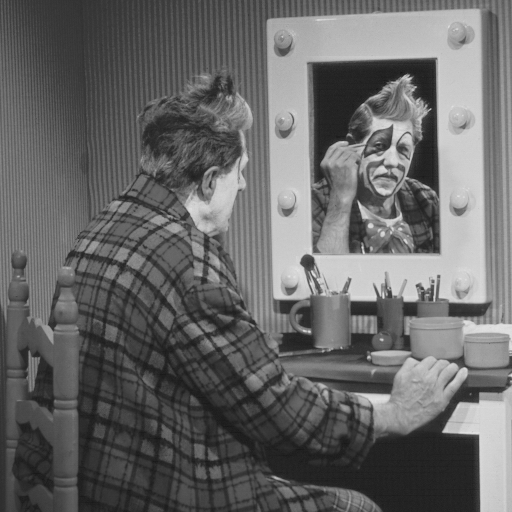
#> input picture Filtrage/Ressources/CLOWN_LUMI.bmp, 512 x 512 px; its folder holds only this picture in this run
$ python ImageRenderer.py
#> lines starting #> are read from the running program, lines starting #| are printed output that depends on the picture
#> in load_images, image is the input picture: PIL image 512x512 L; min 22, max 227, mean 102.8
#| ✅ 1 images chargées avec succès !
#> (printed output is left out)
### Filtrage/Filtre.py
import numpy as np
import matplotlib.pyplot as plt


# ========================================================================== #
#                       TRANSFORMATION MORPHOLOGIQUE                         #
# ========================================================================== #
# [68 lines left out: functions erosion, dilatation, not called in this run]


# ========================================================================== #
#                            DETECTION DES CONTOURS                          #
# ========================================================================== #
def sobel_vertical(image):
    """Applique le filtre de Sobel Vertical"""
    height, width = image.shape

    Gy = np.array([[-1, -2, -1], [0, 0, 0], [1, 2, 1]])

    sobel_y = np.zeros((height, width))

    for i in range(1, height - 1):
        for j in range(1, width - 1):
            region = image[i - 1 : i + 2, j - 1 : j + 2]
            sobel_y[i, j] = np.sum(Gy * region)

    return sobel_y


def sobel_horizontal(image):
    """Applique le filtre de Sobel Horizontal"""
    height, width = image.shape
#> height = 512; width = 512

    Gx = np.array([[-1, 0, 1], [-2, 0, 2], [-1, 0, 1]])

    sobel_x = np.zeros((height, width))

    for i in range(1, height - 1):
        for j in range(1, width - 1):
            region = image[i - 1 : i + 2, j - 1 : j + 2]
            sobel_x[i, j] = np.sum(Gx * region)
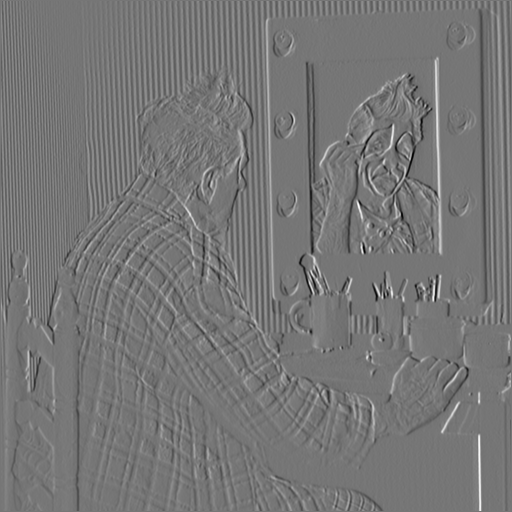
#> sobel_x: shape (512, 512) float64; min -552, max 638, mean 1.1; drawn with min black and max white

    return sobel_x


def sobel_magnitude(image):
    """Calcul la magnitude du gradient à partir des filtres de Sobel."""
    sobel_x = sobel_horizontal(image)
    sobel_y = sobel_vertical(image)
#> after the loop in sobel_vertical, `for i in range(1, height - 1):`:
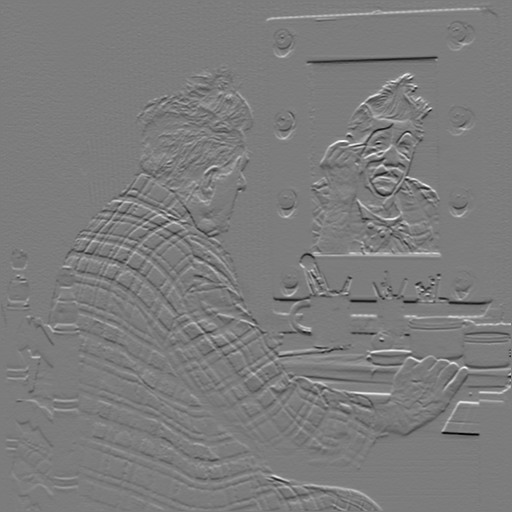
#> sobel_y: shape (512, 512) float64; min -582, max 609, mean -0.3; drawn with min black and max white
    sobel_mag = np.sqrt(sobel_x**2 + sobel_y**2)
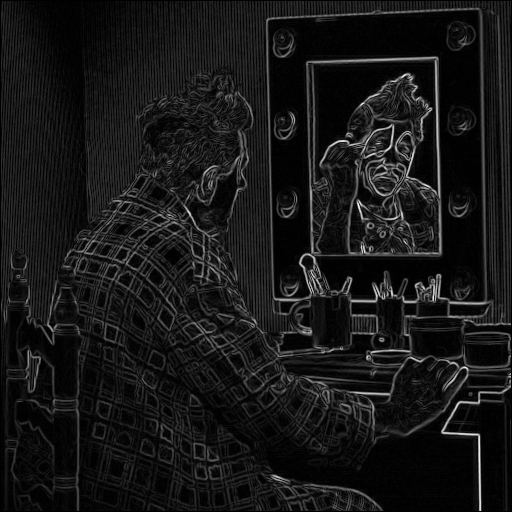
#> sobel_mag: shape (512, 512) float64; min 0, max 654.9, mean 60.1; drawn with min black and max white
    return (sobel_mag / np.max(sobel_mag)) * 255


# [117 lines left out: functions prewitt_horizontal, prewitt_vertical, prewitt_maginitude, laplacian, gaussian_flou, flou_moyen and 2 more, not called in this run]


# ========================================================================== #
#             TRANSFORMATION EN ECHELLE DE GRIS ET SEUILLAGE                 #
# ========================================================================== #
def negatif(image):
    """Inverse les couleurs d'une image."""
    return 255 - image


def seuillage(image, seuil=128):
    """Convertit l'image en noire et blanc celon un seuil"""
    return np.where(image > seuil, 255, 0).astype(np.uint8)

### Filtrage/ImageRenderer.py
# ============================================================
# 🎨 IMAGE RENDERER - Traitement et Filtrage d'Images en Python
# ============================================================
# 📌 Description :
# `ImageRenderer` est une classe Python permettant de :
#   ✅ Charger des images depuis un dossier
#   ✅ Générer des images aléatoires en niveaux de gris ou binaires
#   ✅ Appliquer des **filtres morphologiques et transformations**
#   ✅ Afficher une image unique ou une grille d'images
#   ✅ Gérer une liste de filtres et leur application en séquence
#
# 🛠️ Fonctionnalités principales :
#   - 💾 **Chargement** et conversion d'images (PNG, JPG, BMP, TIFF)
#   - 🎨 **Filtres disponibles** :
#       - `Négatif`, `Sobel`, `Prewitt`, `Laplacian`, `Flou`, `Affinage`, `Dilatation`, `Érosion`, `Seuillage`, etc.
#   - 🔄 **Application de filtres en chaîne**
#   - 📊 **Affichage d’images individuelles ou multiples**
#   - 🛠️ **Ajout facile de nouveaux filtres**
#

# ============================================================
# 🔥 Auteur : GOAREGUER Mael
# 📂 Version : 1.0.3
# ============================================================

import numpy as np
import matplotlib.pyplot as plt
import os
import cv2
from tqdm import tqdm
from PIL import Image
import Filtre as flt


class ImageRenderer:
    def __init__(self, images=None, hauteur=512, largeur=512):
        """
        Classe permettant le traitement d'image et l'application de filtre
        @param images [np.array]: Liste d'image
        @param hauteur [int]: hauteur des images
        @param largeur [int]: largeur des images
        """
        self.largeur = largeur
        self.hauteur = hauteur
        self.images = images
        self.image_names = {}
        self.cmap_color = "gray"
        self.filtres = {}
        self.filtres_actif = []
        # Ici j'ajoute les filtre
        self.add_filter("negatif", flt.negatif)
        self.add_filter("sobel_vertical", flt.sobel_vertical)
        self.add_filter("sobel_horizontal", flt.sobel_horizontal)
        self.add_filter("sobel_magnitude", flt.sobel_magnitude)
        self.add_filter("prewitt_vertical", flt.prewitt_vertical)
        self.add_filter("prewitt_horizontal", flt.prewitt_horizontal)
        self.add_filter("prewitt_magnitude", flt.prewitt_maginitude)
        self.add_filter("laplacian", flt.laplacian)
        self.add_filter("gaussian_flou", flt.gaussian_flou)
        self.add_filter("flou_moyen", flt.flou_moyen)
        self.add_filter("affinage", flt.affinage)
        self.add_filter("relief", flt.relief)
        self.add_filter("seuillage", flt.seuillage)
        self.add_filter("dilatation", flt.dilatation)
        self.add_filter("erosion", flt.erosion)

    def add_filter(self, nom, fct):
        assert callable(fct), "ERREUR: La fonction du filtre doit être appellable"
        self.filtres[nom] = fct

    def call_filter(self, nom, *args, **kwargs):
        assert nom in self.filtres, f"ERREUR : Filtre '{nom}' non trouvé."

        self.filtres_actif.append(nom)

        if isinstance(self.images, list):
            self.images = np.array(self.images)

        print(f"\n🛠️ Application du filtre '{nom}' sur {len(self.images)} images...\n")

        # Barre de progression
        self.images = np.array(
            [
                self.filtres[nom](img, *args, **kwargs)
                for img in tqdm(self.images, desc=f"📸 Filtre '{nom}' en cours")
            ]
        )

        print(f"\n✅ Filtre '{nom}' appliqué avec succès !")

    # [21 lines left out: functions call_filters, generate_images, not called in this run]

    def load_images(self, path, formats=(".png", ".jpg", ".jpeg", ".bmp", ".tiff")):
        path = os.path.join(os.path.dirname(__file__), path)
        assert os.path.exists(path), f"ERREUR : Le dossier '{path}' n'existe pas."

        images = []
        fichiers = [f for f in os.listdir(path) if f.lower().endswith(formats)]

        assert len(fichiers) > 0, f"ERREUR : Aucune image trouvée dans '{path}'."

        print(f"\n📂 Chargement de {len(fichiers)} images depuis '{path}'...\n")

        for fichier in tqdm(fichiers, desc="🔄 Chargement des images"):
            image_path = os.path.join(path, fichier)
            image = Image.open(image_path).convert("L")  # Convertir en niveaux de gris
            image = image.resize((self.largeur, self.hauteur))
            image = np.array(image, dtype=np.uint8)
            images.append(image)
            self.image_names[len(images) - 1] = fichier

        self.images = np.array(images)

        print(f"\n✅ {len(self.images)} images chargées avec succès !")

    # [4 lines left out: function afficherImage, not called in this run]

    def renderImage(self, index):
#> called with index = 0
        assert (
            self.images is not None and len(self.images) > 0
        ), "ERREUR : La liste d'images est vide."

        if isinstance(self.images, list):
            self.images = np.array(self.images)  # Conversion list->np.array

        assert (
            self.images.ndim == 3
        ), "ERREUR : La liste doit être de dimensions (nb_images, hauteur, largeur)."
        assert isinstance(
            self.images, np.ndarray
        ), "ERREUR : La liste doit être de type np.array"
        assert (
            len(self.images) < index or index >= 0
        ), "ERREUR: l'index est en dehors de la liste d'image"

        vmin_value = 0
        vmax_value = (
            1 if self.images[index].max() == 1 else 255
        )  # On adapte celon binaire/gris
#> vmax_value = 255

        plt.imshow(
            self.images[index], cmap=self.cmap_color, vmin=vmin_value, vmax=vmax_value
        )
        plt.title("Image")
        plt.axis("off")
        plt.show()

    # [44 lines left out: function renderImages, not called in this run]

    def getImage(self):
        return self.images

    # [6 lines left out: function setImages, not called in this run]

    def getFiltres(self):
        return self.filtres

    # [22 lines left out: function normalize_contrast, not called in this run]

    def __str__(self) -> str:
        nb_images = len(self.images)
#> nb_images = 1
        nb_filtres = len(self.filtres)

        filtres_str = (
            "Aucun filtre ajouté" if nb_filtres == 0 else ", ".join(self.filtres.keys())
        )

        filtres_actif_str = (
            "Aucun filtre appliqué"
            if len(self.filtres_actif) == 0
            else ", ".join(self.filtres_actif)
        )

        return (
            "🖼️ ImageRenderer\n"
            "━━━━━━━━━━━━━━━━━━━━━━━━━━━\n"
            f"📏 => Taille des images : {self.largeur} x {self.hauteur} pixels\n"
            f"📸 => Nombre d'images   : {nb_images}\n"
            f"🎨 => Filtres disponibles : {nb_filtres} filtres\n"
            f"🛠️ => Liste des filtres  : {filtres_str}\n"
            f"🔥 => Filtre appliquer : {filtres_actif_str}\n"
            "━━━━━━━━━━━━━━━━━━━━━━━━━━━"
        )


# J'ai mis ca pour tester quand on execute ce code en mode scrip et pas en mode module

kernel = np.ones((3, 3), dtype=np.uint8)

if __name__ == "__main__":
    imageRenderer = ImageRenderer()
    imageRenderer.load_images("Ressources")
    imageRenderer.call_filter("sobel_magnitude")
    imageRenderer.renderImage(0)
    print(imageRenderer)

$ run again, on Filtrage/Ressources/FRUIT_LUMI.BMP
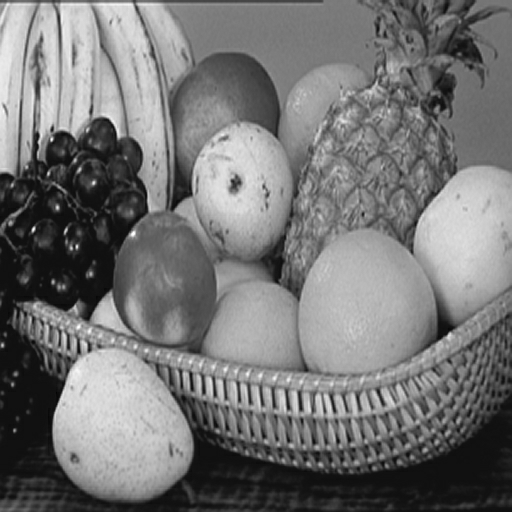
#> input picture Filtrage/Ressources/FRUIT_LUMI.BMP, 512 x 512 px
#> in load_images, image is the input picture: PIL image 512x512 L; min 3, max 255, mean 116.8
#| ✅ 1 images chargées avec succès !
#> (printed output is left out)
#> after the loop in sobel_vertical, `for i in range(1, height - 1):`:
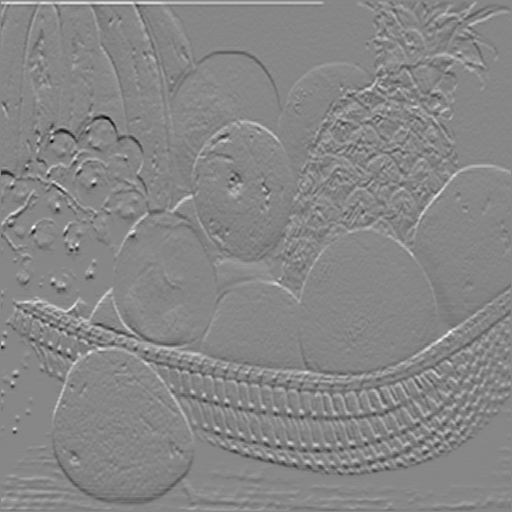
#> sobel_y: shape (512, 512) float64; min -564, max 500, mean -0.9; drawn with min black and max white
#> in sobel_magnitude, `sobel_mag = np.sqrt(sobel_x**2 + sobel_y**2)`:
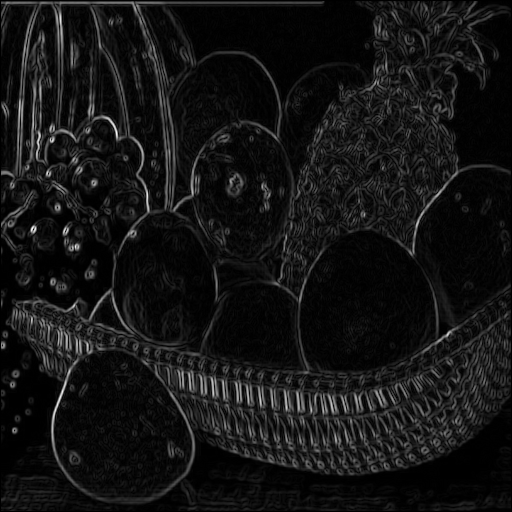
#> sobel_mag: shape (512, 512) float64; min 0, max 781.5, mean 62.4; drawn with min black and max white
#> vmax_value = 255
#> nb_images = 1
